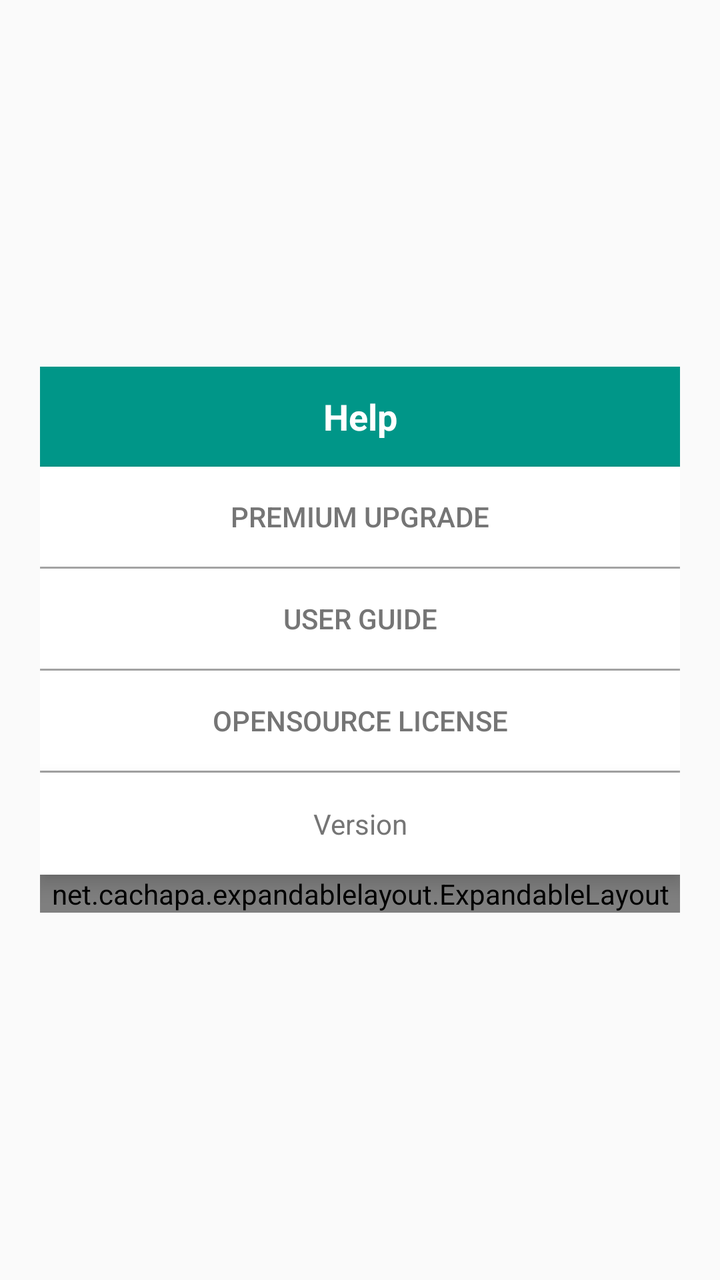
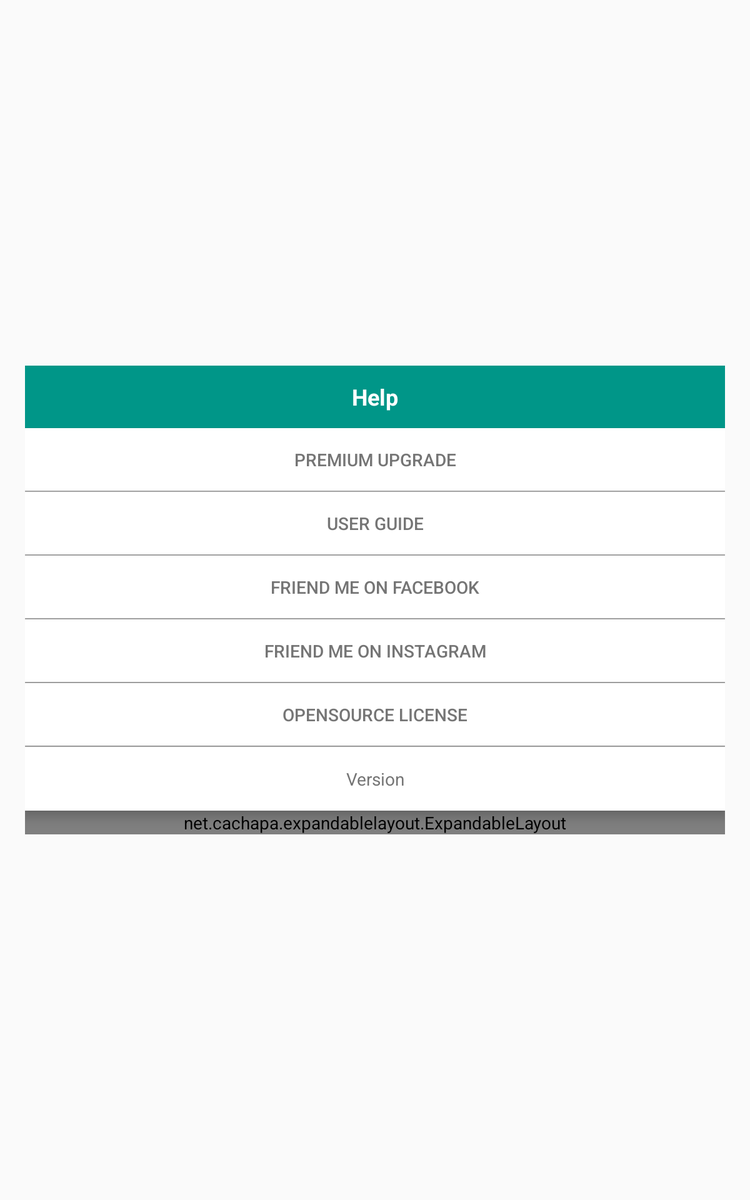

One screen, two layout resources from the same app: the default and the repository's alternative for another configuration. Each is rendered where Android would select it; the XML of both is given below.
<!-- AndroidManifest.xml: application theme AppTheme -->
<!-- res/layout/layout_dialog_help.xml -->
<?xml version="1.0" encoding="utf-8"?>
<RelativeLayout xmlns:android="http://schemas.android.com/apk/res/android"
    xmlns:app="http://schemas.android.com/apk/res-auto"
    android:layout_width="match_parent"
    android:layout_height="match_parent">

    <LinearLayout
        android:id="@+id/help_menu_parent_lay"
        android:layout_width="match_parent"
        android:layout_height="wrap_content"
        android:layout_centerInParent="true"
        android:layout_marginLeft="20dp"
        android:layout_marginRight="20dp"
        android:orientation="vertical"
        android:paddingBottom="40dp"
        android:paddingTop="40dp">

        <TextView
            android:layout_width="match_parent"
            android:layout_height="50dp"
            android:background="#009688"
            android:gravity="center"
            android:text="@string/dialog_help_title"
            android:textColor="#FFFFFF"
            android:textSize="18dp"
            android:textStyle="bold" />

        <Button
            android:id="@+id/help_pro_button"
            android:layout_width="match_parent"
            android:layout_height="50dp"
            android:background="#FFFFFF"
            android:gravity="center"
            android:text="@string/dialog_help_pro"
            android:textColor="#757575" />

        <View
            android:layout_width="match_parent"
            android:layout_height="1dp"
            android:background="#BDBDBD"></View>

        <Button
            android:id="@+id/help_guide_button"
            android:layout_width="match_parent"
            android:layout_height="50dp"
            android:background="#FFFFFF"
            android:gravity="center"
            android:text="@string/dialog_help_manual"
            android:textColor="#757575" />

        <View
            android:layout_width="match_parent"
            android:layout_height="1dp"
            android:background="#BDBDBD"></View>

        <Button
            android:id="@+id/help_license_button"
            android:layout_width="match_parent"
            android:layout_height="50dp"
            android:background="#FFFFFF"
            android:gravity="center"
            android:text="@string/dialog_help_opensource"
            android:textColor="#757575" />

        <View
            android:layout_width="match_parent"
            android:layout_height="1dp"
            android:background="#BDBDBD"></View>

        <TextView
            android:id="@+id/dialog_help_version_button"
            style="@style/TextAppearance.AppCompat.Small"
            android:layout_width="match_parent"
            android:layout_height="wrap_content"
            android:background="#ffffff"
            android:elevation="6dp"
            android:foreground="?selectableItemBackground"
            android:gravity="center"
            android:padding="16dp"
            android:text="@string/dialog_help_version"
            android:textColor="#757575" />

        <net.cachapa.expandablelayout.ExpandableLayout
            android:id="@+id/dialog_help_version_expandable_lay"
            android:layout_width="match_parent"
            android:layout_height="wrap_content"
            android:orientation="vertical"
            app:el_duration="500"
            app:el_expanded="false"
            app:el_parallax="0.5">

            <LinearLayout
                android:layout_width="match_parent"
                android:layout_height="wrap_content"
                android:background="#FFFFFF"
                android:orientation="vertical"
                android:paddingBottom="20dp"
                android:paddingTop="20dp">

                <TextView
                    android:id="@+id/help_version_item_textView"
                    android:layout_width="match_parent"
                    android:layout_height="wrap_content"
                    android:gravity="center"
                    android:padding="10dp"
                    android:textColor="#757575"
                    android:textSize="16dp"
                    android:textStyle="bold" />

                <TextView
                    android:id="@+id/help_version_textView"
                    android:layout_width="match_parent"
                    android:layout_height="wrap_content"
                    android:gravity="center"
                    android:padding="10dp"
                    android:textColor="#757575"
                    android:textSize="14dp" />
            </LinearLayout>
        </net.cachapa.expandablelayout.ExpandableLayout>
    </LinearLayout>

    <LinearLayout
        android:id="@+id/help_license_parent_lay"
        android:layout_width="match_parent"
        android:layout_height="wrap_content"
        android:layout_centerInParent="true"
        android:layout_marginLeft="20dp"
        android:layout_marginRight="20dp"
        android:orientation="vertical"
        android:paddingBottom="40dp"
        android:paddingTop="40dp"
        android:visibility="gone">

        <TextView
            android:layout_width="match_parent"
            android:layout_height="50dp"
            android:background="#009688"
            android:gravity="center"
            android:text="@string/dialog_help_opensource"
            android:textColor="#FFFFFF"
            android:textSize="18dp"
            android:textStyle="bold" />

        <TextView
            android:id="@+id/dialog_license_expand_button_0"
            style="@style/TextAppearance.AppCompat.Small"
            android:layout_width="match_parent"
            android:layout_height="wrap_content"
            android:background="#ffffff"
            android:elevation="6dp"
            android:foreground="?selectableItemBackground"
            android:gravity="center"
            android:padding="16dp"
            android:text="Youtube Data API V3"
            android:textColor="#757575" />

        <net.cachapa.expandablelayout.ExpandableLayout
            android:id="@+id/dialog_license_expandable_layout_0"
            android:layout_width="match_parent"
            android:layout_height="wrap_content"
            android:orientation="vertical"
            app:el_duration="500"
            app:el_expanded="false"
            app:el_parallax="0.5">

            <TextView
                android:layout_width="match_parent"
                android:layout_height="wrap_content"
                android:background="#FFFFFF"
                android:padding="10dp"
                android:text="Google Youtube Data API V3."
                android:textColor="#757575"
                android:textSize="12dp" />
        </net.cachapa.expandablelayout.ExpandableLayout>


        <TextView
            android:id="@+id/dialog_license_expand_button_1"
            style="@style/TextAppearance.AppCompat.Small"
            android:layout_width="match_parent"
            android:layout_height="wrap_content"
            android:background="#ffffff"
            android:elevation="6dp"
            android:foreground="?selectableItemBackground"
            android:gravity="center"
            android:padding="16dp"
            android:text="Youtube Android Player API"
            android:textColor="#757575" />

        <net.cachapa.expandablelayout.ExpandableLayout
            android:id="@+id/dialog_license_expandable_layout_1"
            android:layout_width="match_parent"
            android:layout_height="wrap_content"
            android:orientation="vertical"
            app:el_duration="500"
            app:el_expanded="false"
            app:el_parallax="0.5">

            <TextView
                android:layout_width="match_parent"
                android:layout_height="wrap_content"
                android:background="#FFFFFF"
                android:padding="10dp"
                android:text="Google Youtube Android Player API."
                android:textColor="#757575"
                android:textSize="12dp" />
        </net.cachapa.expandablelayout.ExpandableLayout>

        <TextView
            android:id="@+id/dialog_license_expand_button_2"
            style="@style/TextAppearance.AppCompat.Small"
            android:layout_width="match_parent"
            android:layout_height="wrap_content"
            android:background="#ffffff"
            android:elevation="6dp"
            android:foreground="?selectableItemBackground"
            android:gravity="center"
            android:padding="16dp"
            android:text="@string/dialog_help_opensource_another"
            android:textColor="#757575" />

        <net.cachapa.expandablelayout.ExpandableLayout
            android:id="@+id/dialog_license_expandable_layout_2"
            android:layout_width="match_parent"
            android:layout_height="wrap_content"
            android:orientation="vertical"
            app:el_duration="500"
            app:el_expanded="false"
            app:el_parallax="0.5">

            <ScrollView
                android:layout_width="match_parent"
                android:layout_height="300dp">
                <TextView
                    android:layout_width="match_parent"
                    android:layout_height="wrap_content"
                    android:background="#FFFFFF"
                    android:padding="10dp"
                    android:text="       LicenseexpandelLayout\n
        Copyright 2016 Daniel Cachapa.\n
        http://www.apache.org/licenses/LICENSE-2.0\n\n

        NumberPicker\n
        The source code is licensed under the MIT license.\n\n

        rangeseekbar\n
        The images are licensed under Creative Commons ( http://creativecommons.org/licenses/by/3.0/ ).\n
        The originals are provided in the original project ( https://code.google.com/p/range-seek-bar/ ) and seek_thumb_disabled.png is added by us.\n
        The source code is licensed under the Apache License.\n
        A copy of this can be found at http://www.apache.org/licenses/LICENSE-2.0 and has been included in the repository as well.\n\n

        MaterialTextField\n
        Copyright 2015 florent37, Inc.\n
        Licensed under the Apache License, Version 2.0 \n
        http://www.apache.org/licenses/LICENSE-2.0 \n\n

        HTextView\n
        Copyright (C) 2015 [Hanks](https://github.com/hanks-zyh)\n
        Licensed under the Apache License, Version 2.0 \n\n

        RecyclerView Animators\n
        Copyright 2018 Wasabeef\n
        Licensed under the Apache License, Version 2.0 \n\n

        PageIndicatorView\n
        Copyright 2017 Roman Danylyk\n
        Licensed under the Apache License, Version 2.0 \n\n

        Retrofit\n
        Glide\n
        Licensed under the Apache License, Version 2.0 \n\n

        Glide Transformations\n
        Copyright 2018 Wasabeef\n
        Licensed under the Apache License, Version 2.0"
                    android:textColor="#757575"
                    android:textSize="12dp" />
            </ScrollView>
        </net.cachapa.expandablelayout.ExpandableLayout>
    </LinearLayout>
</RelativeLayout>
<!-- resources referenced by this layout -->
<resources>
  <string name="dialog_help_manual">User Guide</string>
  <string name="dialog_help_opensource">OpenSource License</string>
  <string name="dialog_help_opensource_another">Other License</string>
  <string name="dialog_help_pro">Premium Upgrade</string>
  <string name="dialog_help_title">Help</string>
  <string name="dialog_help_version">Version</string>
  <style name="AppTheme" parent="Theme.AppCompat.Light.DarkActionBar">
          
          <item name="colorPrimary">@color/colorPrimary</item>
          <item name="colorPrimaryDark">@color/colorPrimaryDark</item>
          <item name="colorAccent">@color/colorAccent</item>
          <item name="android:windowFullscreen">true</item>
          <item name="windowNoTitle">true</item>
      </style>
  <color name="colorPrimary">#3F51B5</color>
  <color name="colorPrimaryDark">#303F9F</color>
  <color name="colorAccent">#FF4081</color>
</resources>
<!-- res/layout-large/layout_dialog_help.xml (the repository's variant of the layout above) -->
<!-- drawn on a 7-inch tablet held upright -->
<?xml version="1.0" encoding="utf-8"?>
<RelativeLayout xmlns:android="http://schemas.android.com/apk/res/android"
    xmlns:app="http://schemas.android.com/apk/res-auto"
    android:layout_width="match_parent"
    android:layout_height="match_parent">

    <LinearLayout
        android:id="@+id/help_menu_parent_lay"
        android:layout_width="match_parent"
        android:layout_height="wrap_content"
        android:layout_centerInParent="true"
        android:layout_marginLeft="20dp"
        android:layout_marginRight="20dp"
        android:orientation="vertical"
        android:paddingBottom="40dp"
        android:paddingTop="40dp">

        <TextView
            android:layout_width="match_parent"
            android:layout_height="50dp"
            android:background="#009688"
            android:gravity="center"
            android:text="@string/dialog_help_title"
            android:textColor="#FFFFFF"
            android:textSize="18dp"
            android:textStyle="bold" />

        <Button
            android:id="@+id/help_pro_button"
            android:layout_width="match_parent"
            android:layout_height="50dp"
            android:background="#FFFFFF"
            android:gravity="center"
            android:text="@string/dialog_help_pro"
            android:textColor="#757575" />

        <View
            android:layout_width="match_parent"
            android:layout_height="1dp"
            android:background="#BDBDBD"></View>

        <Button
            android:id="@+id/help_guide_button"
            android:layout_width="match_parent"
            android:layout_height="50dp"
            android:background="#FFFFFF"
            android:gravity="center"
            android:text="@string/dialog_help_manual"
            android:textColor="#757575" />

        <Button
            android:id="@+id/help_devlog_button"
            android:layout_width="match_parent"
            android:layout_height="50dp"
            android:visibility="gone"
            android:background="#FFFFFF"
            android:gravity="center"
            android:text="@string/dialog_help_devlog"
            android:textColor="#757575" />

        <View
            android:layout_width="match_parent"
            android:layout_height="1dp"
            android:visibility="gone"
            android:background="#BDBDBD"></View>

        <Button
            android:id="@+id/help_feedback_button"
            android:layout_width="match_parent"
            android:layout_height="50dp"
            android:background="#FFFFFF"
            android:visibility="gone"
            android:gravity="center"
            android:text="@string/dialog_help_feedback"
            android:textColor="#757575" />

        <View
            android:layout_width="match_parent"
            android:layout_height="1dp"
            android:visibility="visible"
            android:background="#BDBDBD"></View>

        <Button
            android:id="@+id/help_facebook_button"
            android:layout_width="match_parent"
            android:layout_height="50dp"
            android:background="#FFFFFF"
            android:gravity="center"
            android:text="@string/dialog_help_facebook"
            android:textColor="#757575" />

        <View
            android:layout_width="match_parent"
            android:layout_height="1dp"
            android:visibility="visible"
            android:background="#BDBDBD"></View>

        <Button
            android:id="@+id/help_instagram_button"
            android:layout_width="match_parent"
            android:layout_height="50dp"
            android:background="#FFFFFF"
            android:gravity="center"
            android:text="@string/dialog_help_instagram"
            android:textColor="#757575" />

        <View
            android:layout_width="match_parent"
            android:layout_height="1dp"
            android:background="#BDBDBD"></View>

        <Button
            android:id="@+id/help_license_button"
            android:layout_width="match_parent"
            android:layout_height="50dp"
            android:background="#FFFFFF"
            android:gravity="center"
            android:text="@string/dialog_help_opensource"
            android:textColor="#757575" />

        <View
            android:layout_width="match_parent"
            android:layout_height="1dp"
            android:background="#BDBDBD"></View>

        <TextView
            android:id="@+id/dialog_help_version_button"
            style="@style/TextAppearance.AppCompat.Small"
            android:layout_width="match_parent"
            android:layout_height="wrap_content"
            android:background="#ffffff"
            android:elevation="6dp"
            android:foreground="?selectableItemBackground"
            android:gravity="center"
            android:padding="16dp"
            android:text="@string/dialog_help_version"
            android:textColor="#757575" />

        <net.cachapa.expandablelayout.ExpandableLayout
            android:id="@+id/dialog_help_version_expandable_lay"
            android:layout_width="match_parent"
            android:layout_height="wrap_content"
            android:orientation="vertical"
            app:el_duration="500"
            app:el_expanded="false"
            app:el_parallax="0.5">

            <LinearLayout
                android:layout_width="match_parent"
                android:layout_height="wrap_content"
                android:background="#FFFFFF"
                android:orientation="vertical"
                android:paddingTop="20dp"
                android:paddingBottom="20dp">

                <TextView
                    android:id="@+id/help_version_textView"
                    android:layout_width="match_parent"
                    android:layout_height="wrap_content"
                    android:gravity="center"
                    android:padding="10dp"
                    android:textColor="#757575"
                    android:textSize="14dp" />
            </LinearLayout>
        </net.cachapa.expandablelayout.ExpandableLayout>
    </LinearLayout>

    <LinearLayout
        android:id="@+id/help_license_parent_lay"
        android:layout_width="match_parent"
        android:layout_height="wrap_content"
        android:layout_centerInParent="true"
        android:layout_marginLeft="20dp"
        android:layout_marginRight="20dp"
        android:orientation="vertical"
        android:paddingBottom="40dp"
        android:paddingTop="40dp"
        android:visibility="gone">

        <TextView
            android:layout_width="match_parent"
            android:layout_height="50dp"
            android:background="#009688"
            android:gravity="center"
            android:text="@string/dialog_help_opensource"
            android:textColor="#FFFFFF"
            android:textSize="18dp"
            android:textStyle="bold" />

        <TextView
            android:id="@+id/dialog_license_expand_button_0"
            style="@style/TextAppearance.AppCompat.Small"
            android:layout_width="match_parent"
            android:layout_height="wrap_content"
            android:background="#ffffff"
            android:elevation="6dp"
            android:foreground="?selectableItemBackground"
            android:gravity="center"
            android:padding="16dp"
            android:text="Youtube Data API V3"
            android:textColor="#757575" />

        <net.cachapa.expandablelayout.ExpandableLayout
            android:id="@+id/dialog_license_expandable_layout_0"
            android:layout_width="match_parent"
            android:layout_height="wrap_content"
            android:orientation="vertical"
            app:el_duration="500"
            app:el_expanded="false"
            app:el_parallax="0.5">

            <TextView
                android:layout_width="match_parent"
                android:layout_height="wrap_content"
                android:background="#FFFFFF"
                android:padding="10dp"
                android:text="Google Youtube Data API V3."
                android:textColor="#757575"
                android:textSize="12dp" />
        </net.cachapa.expandablelayout.ExpandableLayout>


        <TextView
            android:id="@+id/dialog_license_expand_button_1"
            style="@style/TextAppearance.AppCompat.Small"
            android:layout_width="match_parent"
            android:layout_height="wrap_content"
            android:background="#ffffff"
            android:elevation="6dp"
            android:foreground="?selectableItemBackground"
            android:gravity="center"
            android:padding="16dp"
            android:text="Youtube Android Player API"
            android:textColor="#757575" />

        <net.cachapa.expandablelayout.ExpandableLayout
            android:id="@+id/dialog_license_expandable_layout_1"
            android:layout_width="match_parent"
            android:layout_height="wrap_content"
            android:orientation="vertical"
            app:el_duration="500"
            app:el_expanded="false"
            app:el_parallax="0.5">

            <TextView
                android:layout_width="match_parent"
                android:layout_height="wrap_content"
                android:background="#FFFFFF"
                android:padding="10dp"
                android:text="Google Youtube Android Player API."
                android:textColor="#757575"
                android:textSize="12dp" />
        </net.cachapa.expandablelayout.ExpandableLayout>

        <TextView
            android:id="@+id/dialog_license_expand_button_2"
            style="@style/TextAppearance.AppCompat.Small"
            android:layout_width="match_parent"
            android:layout_height="wrap_content"
            android:background="#ffffff"
            android:elevation="6dp"
            android:foreground="?selectableItemBackground"
            android:gravity="center"
            android:padding="16dp"
            android:text="@string/dialog_help_opensource_another"
            android:textColor="#757575" />

        <net.cachapa.expandablelayout.ExpandableLayout
            android:id="@+id/dialog_license_expandable_layout_2"
            android:layout_width="match_parent"
            android:layout_height="wrap_content"
            android:orientation="vertical"
            app:el_duration="500"
            app:el_expanded="false"
            app:el_parallax="0.5">

            <ScrollView
                android:layout_width="match_parent"
                android:layout_height="300dp">
                <TextView
                    android:layout_width="match_parent"
                    android:layout_height="wrap_content"
                    android:background="#FFFFFF"
                    android:padding="10dp"
                    android:text="       LicenseexpandelLayout\n
        Copyright 2016 Daniel Cachapa.\n
        http://www.apache.org/licenses/LICENSE-2.0\n\n

        NumberPicker\n
        The source code is licensed under the MIT license.\n\n

        rangeseekbar\n
        The images are licensed under Creative Commons ( http://creativecommons.org/licenses/by/3.0/ ).\n
        The originals are provided in the original project ( https://code.google.com/p/range-seek-bar/ ) and seek_thumb_disabled.png is added by us.\n
        The source code is licensed under the Apache License.\n
        A copy of this can be found at http://www.apache.org/licenses/LICENSE-2.0 and has been included in the repository as well.\n\n

        MaterialTextField\n
        Copyright 2015 florent37, Inc.\n
        Licensed under the Apache License, Version 2.0 \n
        http://www.apache.org/licenses/LICENSE-2.0 \n\n

        HTextView\n
        Copyright (C) 2015 [Hanks](https://github.com/hanks-zyh)\n
        Licensed under the Apache License, Version 2.0 \n\n

        RecyclerView Animators\n
        Copyright 2018 Wasabeef\n
        Licensed under the Apache License, Version 2.0 \n\n

        PageIndicatorView\n
        Copyright 2017 Roman Danylyk\n
        Licensed under the Apache License, Version 2.0 \n\n

        Retrofit\n
        Glide\n
        Licensed under the Apache License, Version 2.0 \n\n

        Glide Transformations\n
        Copyright 2018 Wasabeef\n
        Licensed under the Apache License, Version 2.0"
                    android:textColor="#757575"
                    android:textSize="12dp" />
            </ScrollView>
        </net.cachapa.expandablelayout.ExpandableLayout>
    </LinearLayout>
</RelativeLayout>
<!-- resources referenced by the variant -->
<!-- as a 7-inch tablet held upright resolves them -->
<resources>
  <string name="dialog_help_devlog">Devlog</string>
  <string name="dialog_help_facebook">Friend me on Facebook</string>
  <string name="dialog_help_feedback">Send Feedback</string>
  <string name="dialog_help_instagram">Friend me on Instagram</string>
  <string name="dialog_help_manual">User Guide</string>
  <string name="dialog_help_opensource">OpenSource License</string>
  <string name="dialog_help_opensource_another">Other License</string>
  <string name="dialog_help_pro">Premium Upgrade</string>
  <string name="dialog_help_title">Help</string>
  <string name="dialog_help_version">Version</string>
  <style name="AppTheme" parent="Theme.AppCompat.Light.DarkActionBar">
          
          <item name="colorPrimary">@color/colorPrimary</item>
          <item name="colorPrimaryDark">@color/colorPrimaryDark</item>
          <item name="colorAccent">@color/colorAccent</item>
          <item name="android:windowFullscreen">true</item>
          <item name="windowNoTitle">true</item>
      </style>
  <color name="colorPrimary">#3F51B5</color>
  <color name="colorPrimaryDark">#303F9F</color>
  <color name="colorAccent">#FF4081</color>
</resources>
